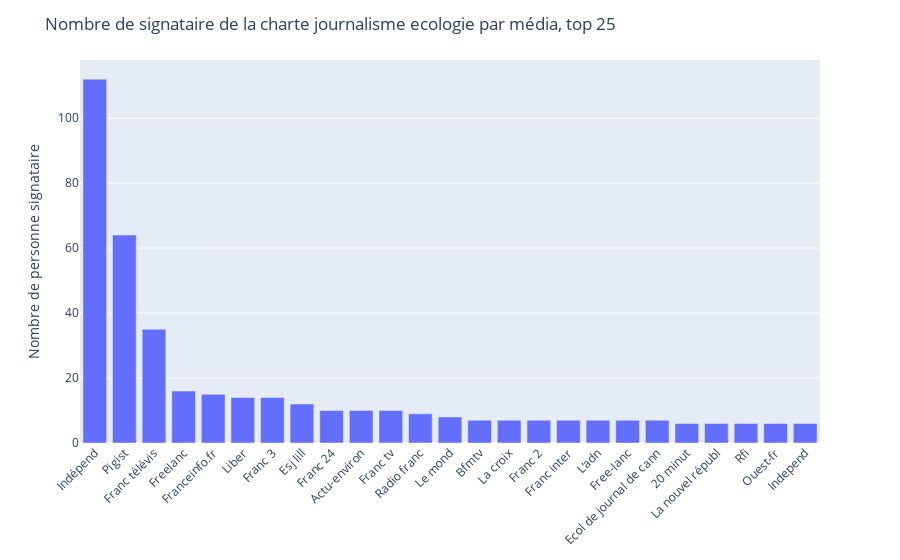

The notebook cell this image was saved under:
### Code cell
bar_plot_nb_of_signataire_per_media(df_signing, column="Stemmed Média ou organisation")

### Figure 1 — Plotly figure (JSON) as saved in the notebook; plotly's stock layout.template omitted (floating-point values rounded to 4 significant figures)
{"data": [{"alignmentgroup": "True", "hovertemplate": "Stemmed Média ou organisation=%{x}<br>Nom=%{y}<extra></extra>", "legendgroup": "", "marker": {"color": "#636efa", "pattern": {"shape": ""}}, "name": "", "offsetgroup": "", "orientation": "v", "showlegend": false, "textposition": "auto", "type": "bar", "x": ["Indépend", "Pigist", "Franc télévis", "Freelanc", "Franceinfo.fr", "Liber", "Franc 3", "Esj lill", "Franc 24", "Actu-environ", "Franc tv", "Radio franc", "Le mond", "Bfmtv", "La croix", "Franc 2", "Franc inter", "L’adn", "Free-lanc", "Ecol de journal de cann", "20 minut", "La nouvel républ", "Rfi", "Ouest-fr", "Independ"], "xaxis": "x", "y": [112, 64, 35, 16, 15, 14, 14, 12, 10, 10, 10, 9, 8, 7, 7, 7, 7, 7, 7, 7, 6, 6, 6, 6, 6], "yaxis": "y"}], "layout": {"barmode": "relative", "legend": {"tracegroupgap": 0}, "margin": {"b": 100, "t": 60}, "title": {"text": "Nombre de signataire de la charte journalisme ecologie par média, top 25"}, "xaxis": {"anchor": "y", "domain": [0, 1], "tickangle": -45, "title": {}}, "yaxis": {"anchor": "x", "domain": [0, 1], "title": {"text": "Nombre de personne signataire"}}}}
